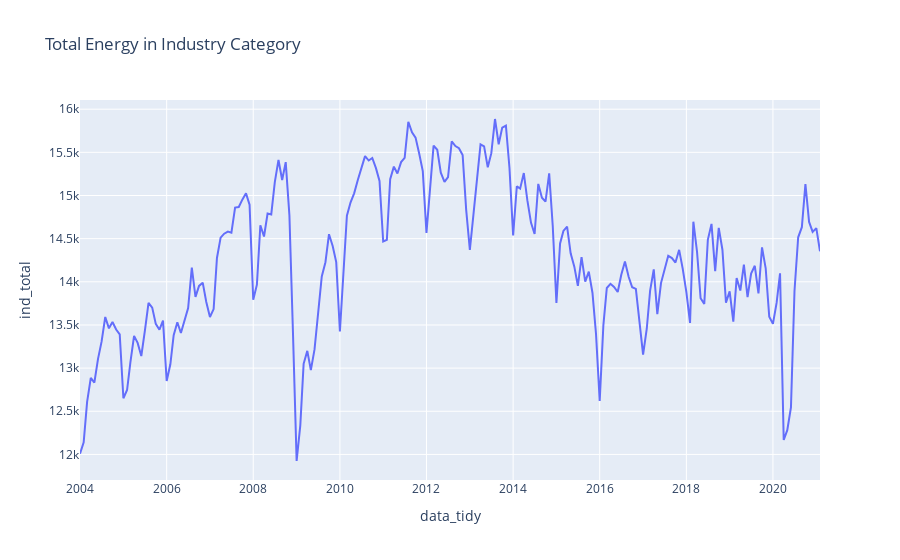

Notebook code for this chart:
### Code cell
# plot total energy time series

fig = px.line(df, x='data_tidy', y='ind_total', title='Total Energy in Industry Category')
fig.show()

### Figure 1 — Plotly figure (JSON) as saved in the notebook; plotly's stock layout.template omitted (floating-point values rounded to 4 significant figures; data arrays with more than 128 entries replaced by an {"elided": "..."} marker saying what was removed)
{"data": [{"hovertemplate": "data_tidy=%{x}<br>ind_total=%{y}<extra></extra>", "legendgroup": "", "line": {"color": "#636efa", "dash": "solid"}, "mode": "lines", "name": "", "orientation": "v", "showlegend": false, "type": "scatter", "x": {"elided": "206 str values"}, "xaxis": "x", "y": {"elided": "206 float values"}, "yaxis": "y"}], "layout": {"legend": {"tracegroupgap": 0}, "title": {"text": "Total Energy in Industry Category"}, "xaxis": {"anchor": "y", "domain": [0, 1], "title": {"text": "data_tidy"}}, "yaxis": {"anchor": "x", "domain": [0, 1], "title": {"text": "ind_total"}}}}
